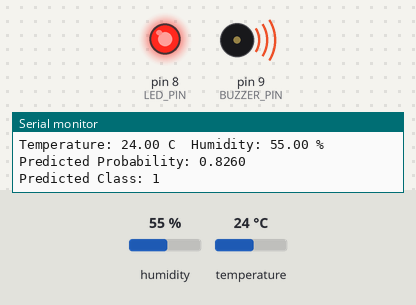
A program run on a simulated Arduino Uno, built with avr-gcc and run on an emulated ATmega328P. Parts: output pins drawn as LEDs (lit = HIGH), buzzer (waves = sounding), the last lines printed to the serial monitor. The inputs (shaded band) are chosen by the test bench; at power-on: humidity 55 %, temperature 24 °C.

Above: at 4.8 s.
4.9 s: humidity set to 42 %
7.9 s: humidity set to 39 %
At 9.3 s:
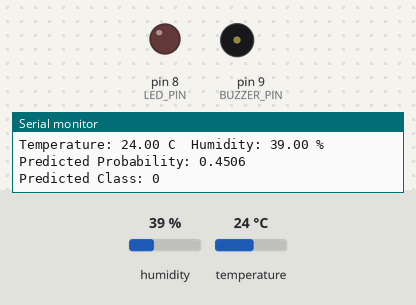
10.9 s: humidity set to 68 %
At 12.6 s:
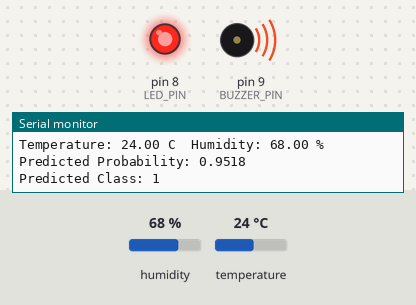
13.9 s: humidity set to 22 %
At 15.4 s:
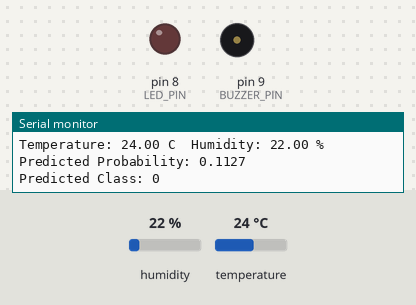
Timing chart, 0 to 16.9 s (numbered marks = the images above; inputs shaded):
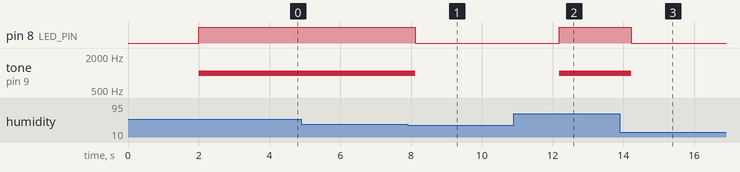

Measured:
- the behaviour switches between 41 and 40 % on humidity (found by bisection; images 0 and 1)
- after the input at 7.9 s, pin 8 (LED_PIN): HIGH → LOW after 0.21 s; tone on pin 9 (BUZZER_PIN): 1000 Hz → silent after 0.21 s
- after the input at 10.9 s, pin 8 (LED_PIN): LOW → HIGH after 1.3 s; tone on pin 9 (BUZZER_PIN): silent → 1000 Hz after 1.3 s
- after the input at 13.9 s, pin 8 (LED_PIN): HIGH → LOW after 0.32 s; tone on pin 9 (BUZZER_PIN): 1000 Hz → silent after 0.32 s

The program:

main.cpp
```cpp
#include "DHT.h"
#include <math.h>

#define DHTPIN 2
#define DHTTYPE DHT22
#define LED_PIN 8
#define BUZZER_PIN 9
DHT dht(DHTPIN, DHTTYPE);

// ---- Parameters exported from the trained model (Temperature, Humidity) ----
const int N_FEATURES = 2;
const float MEAN[N_FEATURES]    = {15.953115f, 48.574302f};
const float STD[N_FEATURES]     = {14.358038f, 8.821188f};
const float WEIGHTS[N_FEATURES] = {-0.208676f, 0.967978f};
const float BIAS = 0.969380f;
// ----------------------------------------------------------------------------

float standardize(float x_raw, int idx)
{
  return (x_raw - MEAN[idx]) / STD[idx];
}

float sigmoid(float z)
{
  return 1.0f / (1.0f + exp(-z));
}

float predict(float features[])
{
  float z = BIAS;
  for (int i = 0; i < N_FEATURES; i++)
  {
    z += WEIGHTS[i] * features[i];
  }
  return sigmoid(z);
}

void setup()
{
  Serial.begin(9600);
  Serial.println(F("Logistic Regression on Arduino Uno"));
  pinMode(LED_PIN, OUTPUT);
  pinMode(BUZZER_PIN, OUTPUT);
  dht.begin();
}

void loop()
{
  delay(2000);

  float h = dht.readHumidity();
  float t = dht.readTemperature();

  if (isnan(h) || isnan(t))
  {
    Serial.println(F("Failed to read from DHT sensor!"));
    return;
  }

  // Feature 0 -> Temperature, Feature 1 -> Humidity
  float x_scaled[N_FEATURES];
  x_scaled[0] = standardize(t, 0);
  x_scaled[1] = standardize(h, 1);

  float y_pred = predict(x_scaled);
  bool fire = (y_pred >= 0.5f);

  // Alarm outputs
  if (fire)
  {
    digitalWrite(LED_PIN, HIGH);
    tone(BUZZER_PIN, 1000);   // 1 kHz beep until the next reading
  }
  else
  {
    digitalWrite(LED_PIN, LOW);
    noTone(BUZZER_PIN);
  }

  Serial.print(F("Temperature: "));
  Serial.print(t);
  Serial.print(F(" C  Humidity: "));
  Serial.print(h);
  Serial.println(F(" %"));

  Serial.print(F("Predicted Probability: "));
  Serial.println(y_pred, 4);

  Serial.print(F("Predicted Class: "));
  Serial.println(fire ? 1 : 0);
  Serial.println();
}
```
